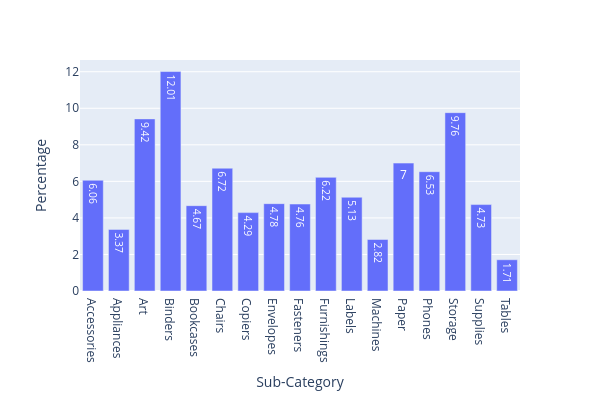

The cell this chart's notebook holds for it:
### Code cell
# count of Sub Category 
sub_category_df = count_cat_columns(df, "Sub-Category")

# Show Bar Plot
bar_plot(sub_category_df["Sub-Category"],
         sub_category_df["Percentage"], 
         'Sub-Category', 
         'Percentage')

### Figure 1 — Plotly figure (JSON) as saved in the notebook; plotly's stock layout.template omitted (floating-point values rounded to 4 significant figures)
{"data": [{"alignmentgroup": "True", "hovertemplate": "Sub-Category=%{x}<br>Percentage=%{y}<extra></extra>", "legendgroup": "", "marker": {"color": "#636efa", "pattern": {"shape": ""}}, "name": "", "offsetgroup": "", "orientation": "v", "showlegend": false, "textposition": "auto", "texttemplate": "%{y}", "type": "bar", "x": ["Accessories", "Appliances", "Art", "Binders", "Bookcases", "Chairs", "Copiers", "Envelopes", "Fasteners", "Furnishings", "Labels", "Machines", "Paper", "Phones", "Storage", "Supplies", "Tables"], "xaxis": "x", "y": [6.06, 3.37, 9.42, 12.01, 4.67, 6.72, 4.29, 4.78, 4.76, 6.22, 5.13, 2.82, 7, 6.53, 9.76, 4.73, 1.71], "yaxis": "y"}], "layout": {"barmode": "relative", "height": 400, "legend": {"tracegroupgap": 0}, "margin": {"t": 60}, "width": 600, "xaxis": {"anchor": "y", "domain": [0, 1], "title": {"text": "Sub-Category"}}, "yaxis": {"anchor": "x", "domain": [0, 1], "title": {"text": "Percentage"}}}}
